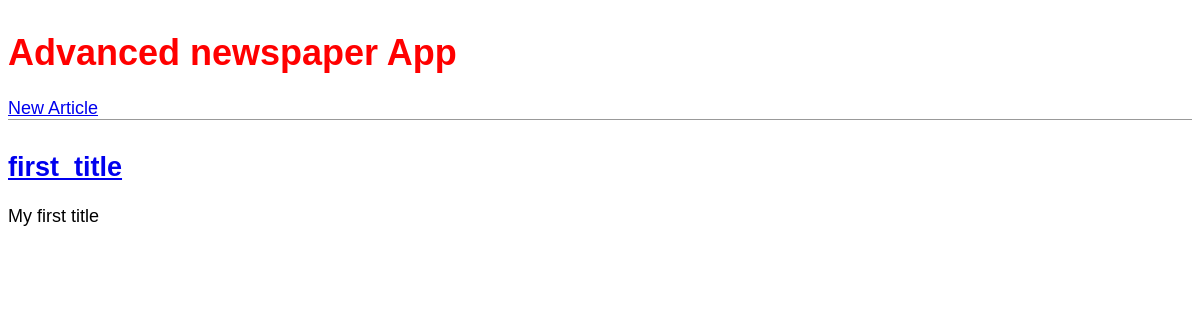
The app's page /, older data.
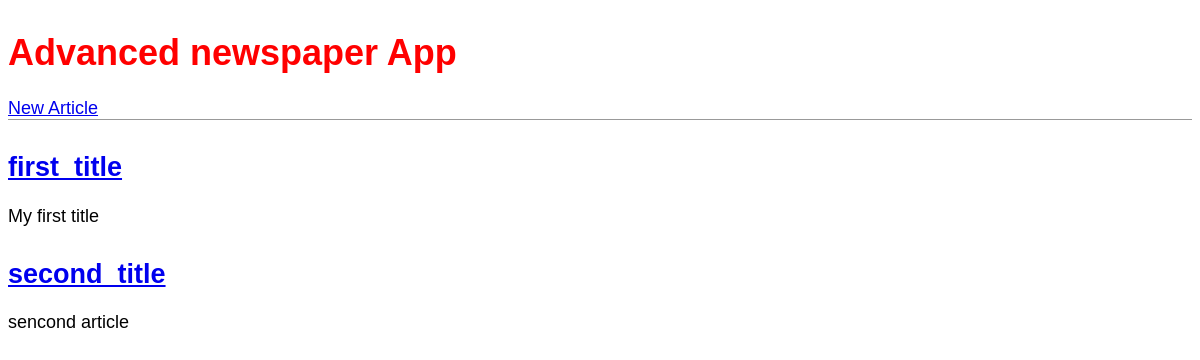
The same page, newer data.
### news/models.py (models this page shows, shortened)
class Article(models.Model):
    title = models.CharField(max_length=400)
    author = models.ForeignKey(
        'auth.User',
        on_delete=models.CASCADE,
    )
    body = models.TextField()

### news/views.py (the view)
# urls.py: path('', ArticleListView.as_view(), name='home' ),
class ArticleListView(ListView):
    model = Article
    template_name = 'home.html'

### news/templates/home.html
{% extends 'base.html' %}
{% block content%}
{% for article in object_list %}
<div class="post-entry">
    <h2><a href="{% url 'article_detail' article.pk %}"> {{article.title}} </a></h2>
    <p> {{article.body}} </p>
</div>
{% endfor %}
{% endblock content%}

Row changes from the older to the newer data that the page shows:
added Article: title "second_title", body "sencond article"
